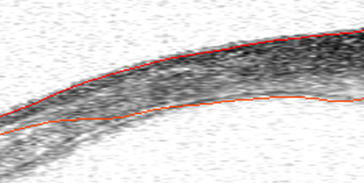
#> input picture images/Tiff/cropped2_borders.tiff, 364 x 183 px
$ python scleral.py   (Python 2 division)   (older library calls are emulated)
#> lines starting #> are read from the running program, lines starting #| are printed output that depends on the picture
'''
  SCLERAL RADIAL CONVERSION MEASUREMENT SOFTWARE

  Authors: Darpan Sanghavi, Sujeath Pareddy, Dhruv Joshi

  HOW TO USE:
  1. User chooses folder containing TIFF reports from the Visante AS-OCT Instrument (Nasal, temporal, superior, inferior and cornea per eye - the scans should have edge detection enabled (where red implies the outer surface))
  2. The software displays a cropped portion of this report containing the actual OCT image
  3. The user selects the point around which the radius of curvature is desired
  4. The program displays the Radii of curvature at these points.
'''

import scipy as sc
import scipy.misc
import numpy as np
import matplotlib.pyplot as plt
import matplotlib as mpl
from matplotlib.widgets import Cursor, Button
from lsq import LSQ
import math

class scleralViewer(object):

	def __init__(self,img,frame_width = 30,frame_height = 30):
		self.frame_width = frame_width
		self.frame_height = frame_height
		self.fig = plt.figure()
		self.ax = self.fig.gca()
		self.img = img
		self.main_img = plt.subplot2grid((6,5),(0,0),rowspan = 6,colspan = 5)
		self.main_img.imshow(self.img,cmap = plt.cm.gray)

		self.cursor = Cursor(self.main_img,useblit=False)

		self.fig.canvas.mpl_connect('button_press_event',self.onClick)

		self.lastclick_x = None
		self.lastclick_y = None

		self.clickStack = []

	def window2image_coords(self,winx,winy):
		_x = winx - self.main_img.bbox.bounds[0]
		_y = winy - self.main_img.bbox.bounds[1]
		imgy = (_x)/self.main_img.bbox.bounds[2]*self.img.shape[1]
		imgx = (self.main_img.bbox.bounds[3] - _y)/self.main_img.bbox.bounds[3]*self.img.shape[0]
		return (imgx,imgy)

	def image2window_coords(self,imgx,imgy):
		_y = -imgx*self.main_img.bbox.bounds[3]/self.img.shape[0] + self.main_img.bbox.bounds[3]
		_x = imgy*self.main_img.bbox.bounds[3]/self.img.shape[0]
		winx = _x + self.main_img.bbox.bounds[0]
		winy = _y + self.main_img.bbox.bounds[1]
		return (winx,winy)

	def onClick(self, event):
		# Event has coordinate system with origin in the bottom left, y up and x right
		# bbox.bounds = (lower left x,lower left y, width, height) of image
		# image coordinate system has origin in upper right, x down, y to the right
		if event.inaxes == self.main_img:
			(x,y) = self.window2image_coords(event.x,event.y)
			self.clickStack.append([x,y])
			print ">>>" + str([x,y])
			if len(self.clickStack) == 5:
				# Wait for 5 points to be accumulated
				circle = LSQ(np.matrix(self.clickStack),(0,0,1))
				print "+++++++++++"
				print "R = " + str(circle.r)
				print "Error = " + str(circle.error)
				print "+++++++++++"
				#self.ax.add(plt.Circle(0,0))
				self.clickStack = []

if __name__ == "__main__":
	img = scipy.misc.imread('images/Tiff/cropped2_borders.tiff')
#> img is the input picture: shape (183, 364, 3); mean R, G, B 210.7, 207.4, 207
	s = scleralViewer(img,20,20)
	plt.show()
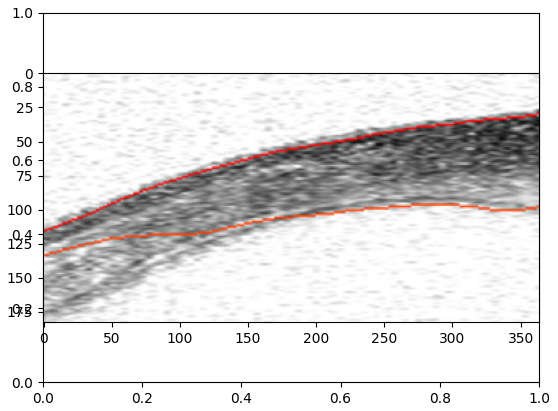
#> figure drawn by matplotlib, 1 panel
